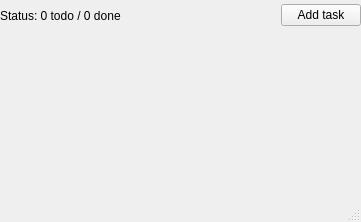
<?xml version="1.0" encoding="UTF-8"?>
<ui version="4.0">
 <class>MainWindow</class>
 <widget class="QMainWindow" name="MainWindow">
  <property name="geometry">
   <rect>
    <x>0</x>
    <y>0</y>
    <width>361</width>
    <height>222</height>
   </rect>
  </property>
  <property name="windowTitle">
   <string>MainWindow</string>
  </property>
  <widget class="QWidget" name="centralwidget">
   <widget class="QWidget" name="horizontalLayoutWidget">
    <property name="geometry">
     <rect>
      <x>0</x>
      <y>0</y>
      <width>361</width>
      <height>31</height>
     </rect>
    </property>
    <layout class="QHBoxLayout" name="toolbarLayout">
     <item>
      <widget class="QLabel" name="statusLabel">
       <property name="text">
        <string>Status: 0 todo / 0 done</string>
       </property>
      </widget>
     </item>
     <item>
      <spacer name="horizontalSpacer">
       <property name="orientation">
        <enum>Qt::Horizontal</enum>
       </property>
       <property name="sizeHint" stdset="0">
        <size>
         <width>148</width>
         <height>20</height>
        </size>
       </property>
      </spacer>
     </item>
     <item>
      <widget class="QPushButton" name="addTaskButton">
       <property name="text">
        <string>Add task</string>
       </property>
      </widget>
     </item>
    </layout>
   </widget>
   <widget class="QWidget" name="verticalLayoutWidget">
    <property name="geometry">
     <rect>
      <x>-1</x>
      <y>29</y>
      <width>371</width>
      <height>151</height>
     </rect>
    </property>
    <layout class="QVBoxLayout" name="tasksLayout"/>
   </widget>
  </widget>
  <widget class="QMenuBar" name="menubar">
   <property name="geometry">
    <rect>
     <x>0</x>
     <y>0</y>
     <width>361</width>
     <height>21</height>
    </rect>
   </property>
  </widget>
  <widget class="QStatusBar" name="statusbar"/>
 </widget>
 <resources/>
 <connections/>
</ui>
